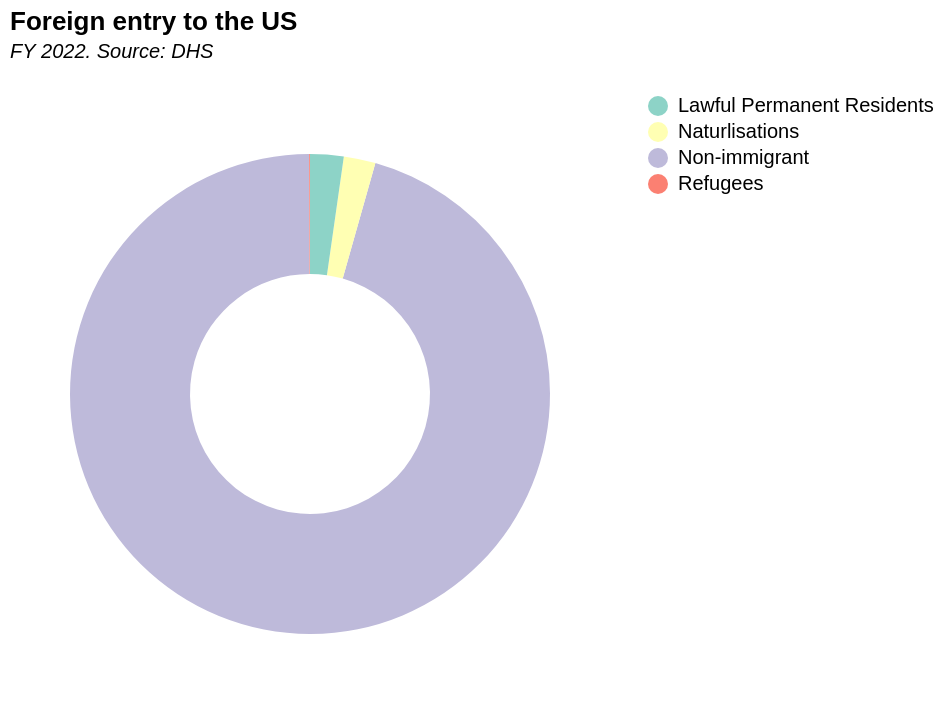

The Vega-Lite source for this figure:
### Vega-Lite specification from a JSON file in a GitHub repository (floating-point values rounded to 4 significant figures)
{"$schema": "https://vega.github.io/schema/vega-lite/v5.json", "description": "A simple donut chart with embedded data.", "height": 300, "width": 300, "view": {"stroke": "transparent"}, "title": {"text": "Foreign entry to the US", "subtitle": ["FY 2022. Source: DHS", ""], "subtitleFontStyle": "italic", "subtitleFontSize": 10, "anchor": "start", "color": "black"}, "data": {"values": [{"Type": "Non-immigrant", "Number": "43176853", "Source": "https://www.dhs.gov/sites/default/files/2023-04/2023_0308_plcy_legal_immigration_adjustment_of_status_report_fy_2022q4_final_d.xlsx "}, {"Type": "Naturlisations", "Number": "967130", "Source": ""}, {"Type": "Refugees", "Number": "25465", "Source": ""}, {"Type": "Lawful Permanent Residents", "Number": "1018004", "Source": ""}]}, "mark": {"type": "arc", "innerRadius": 60, "outerRadius": 120, "cornerRadius": 0, "padAngle": 0, "thetaOffset": 0}, "encoding": {"theta": {"field": "Number", "type": "quantitative"}, "color": {"field": "Type", "type": "nominal", "legend": {"title": null}, "scale": {"scheme": "set3"}}, "tooltip": [{"field": "Value", "title": "USD billions", "format": "$,"}, {"field": "Share", "title": "Share", "format": ".0%"}]}}
